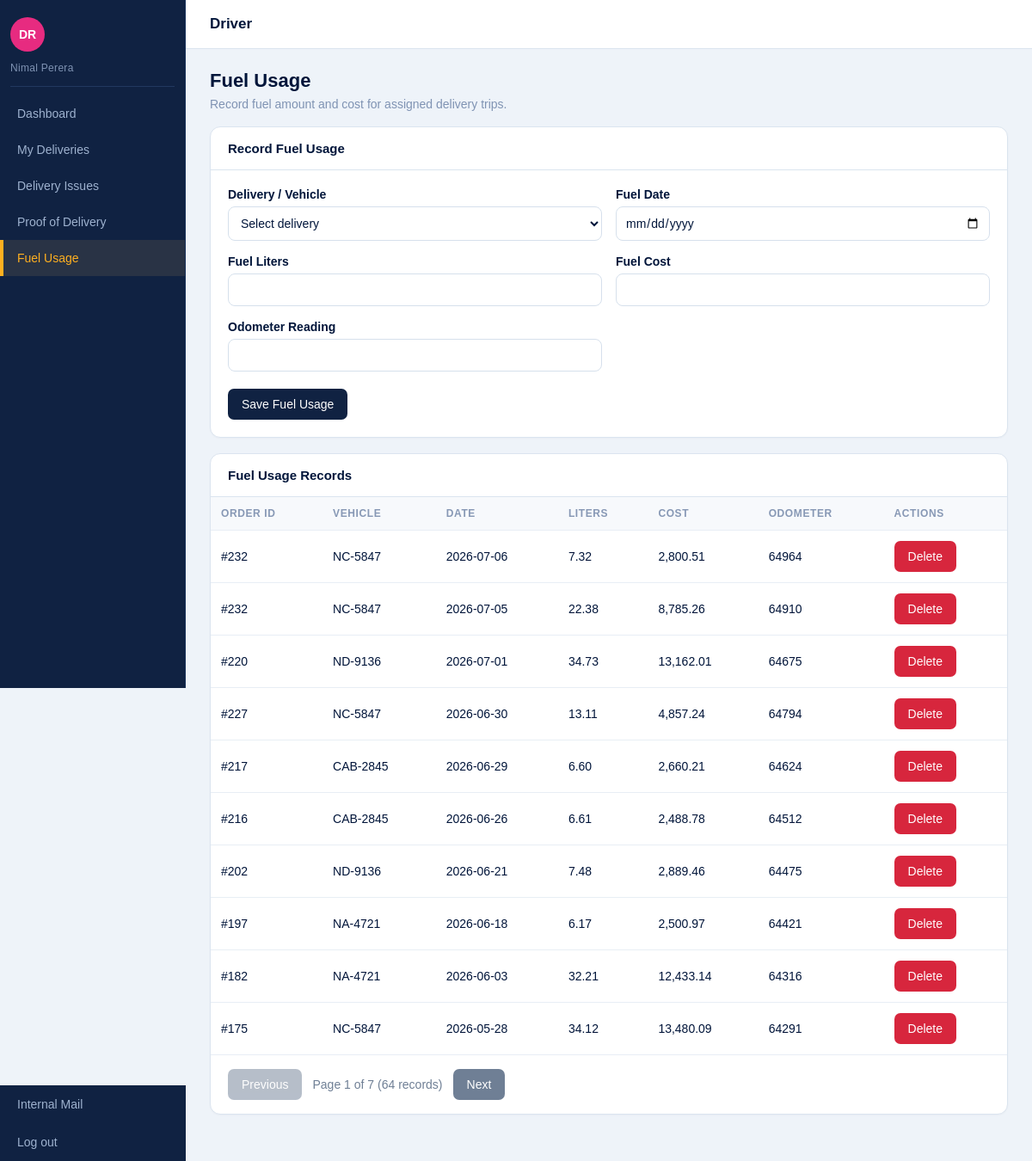
The app's page /codebase/login/roles/driver/fuel_usage.php (signed in) with its own data.
### tables this page shows
CREATE TABLE fuel_usage (
    fuel_id INT AUTO_INCREMENT PRIMARY KEY,
    delivery_id INT NOT NULL,
    driver_id INT NOT NULL,
    fuel_date DATE NOT NULL,
    liters DECIMAL(6,2) NOT NULL,
    cost DECIMAL(10,2) NOT NULL,
    odometer_reading INT,
    FOREIGN KEY (delivery_id) REFERENCES delivery(delivery_id),
    FOREIGN KEY (driver_id) REFERENCES employee(employee_id)
);

CREATE TABLE delivery (
    delivery_id INT AUTO_INCREMENT PRIMARY KEY,
    order_id INT NOT NULL UNIQUE,
    driver_id INT NOT NULL,
    vehicle_id INT NOT NULL,
    scheduled_date DATE NOT NULL,
    route_details TEXT,
    status VARCHAR(30) NOT NULL,
    transport_cost DECIMAL(10,2) NOT NULL,
    FOREIGN KEY (order_id) REFERENCES sales_order(order_id),
    FOREIGN KEY (driver_id) REFERENCES employee(employee_id),
    FOREIGN KEY (vehicle_id) REFERENCES vehicle(vehicle_id)
);

CREATE TABLE vehicle (
    vehicle_id INT AUTO_INCREMENT PRIMARY KEY,
    plate_number VARCHAR(30) NOT NULL UNIQUE,
    vehicle_type VARCHAR(50) NOT NULL,
    capacity VARCHAR(50)
);

### codebase/login/roles/driver/helpers.php (called while the page is built, shortened)
<?php
function getCurrentEmployeeId($connection, $userId)
{
    $statement = mysqli_prepare($connection, "SELECT employee_id FROM employee WHERE user_id = ?");
    mysqli_stmt_bind_param($statement, "i", $userId);
    mysqli_stmt_execute($statement);
    $row = mysqli_fetch_assoc(mysqli_stmt_get_result($statement));
    return $row ? (int) $row["employee_id"] : null;
}

### codebase/login/roles/driver/fuel_usage.php (the view, shortened to what this page needs)
<?php
require_once __DIR__ . '/../../config.php';
require_once __DIR__ . '/../../pagination.php';
require_once __DIR__ . '/helpers.php';
$currentDriverId = getCurrentEmployeeId($connection, (int) $_SESSION["user_id"]);
$perPage = 10;
$totalFuelRecords = countRows(
    $connection,
    "SELECT COUNT(*) FROM fuel_usage fu JOIN delivery d ON d.delivery_id = fu.delivery_id JOIN vehicle v ON v.vehicle_id = d.vehicle_id WHERE fu.driver_id = ?",
    "i",
    [$currentDriverId]
);
$totalFuelPages = max(1, (int) ceil($totalFuelRecords / $perPage));
$currentPage = min(getCurrentPage(), $totalFuelPages);
$offset = ($currentPage - 1) * $perPage;
$fuelRecords = mysqli_query(
    $connection,
    "SELECT fu.fuel_id, d.order_id, v.plate_number, fu.fuel_date, fu.liters, fu.cost, fu.odometer_reading
     FROM fuel_usage fu
     JOIN delivery d ON d.delivery_id = fu.delivery_id
     JOIN vehicle v ON v.vehicle_id = d.vehicle_id
     WHERE fu.driver_id = $currentDriverId
     ORDER BY fu.fuel_date DESC, fu.fuel_id DESC
     LIMIT $perPage OFFSET $offset"
);
?>
<!DOCTYPE html>
<html lang="en">
<head>
  <link rel="stylesheet" href="css/driver_style.css">
</head>
<body>
  <header class="topbar">
    <h1>Driver</h1>
  </header>
  <div class="layout">
    <?php include __DIR__ . '/nav.php'; ?>
    <main class="content">
      <section class="page-title">
        <h2>Fuel Usage</h2>
        <p>Record fuel amount and cost for assigned delivery trips.</p>
      </section>
      <section class="panel">
        <h3>Record Fuel Usage</h3>
        <form method="post" action="fuel_usage.php">
          <div class="form-grid">
            <div class="form-group">
              <label for="deliveryId">Delivery / Vehicle</label>
              <select id="deliveryId" name="delivery_id" required>
                <option value="">Select delivery</option>
              </select>
            </div>
            <div class="form-group">
              <label for="fuelDate">Fuel Date</label>
              <input type="date" id="fuelDate" name="fuel_date" required>
            </div>
            <div class="form-group">
              <label for="liters">Fuel Liters</label>
              <input type="number" id="liters" name="liters" min="0" step="0.01" required>
            </div>
            <div class="form-group">
              <label for="cost">Fuel Cost</label>
              <input type="number" id="cost" name="cost" min="0" step="0.01" required>
            </div>
            <div class="form-group">
              <label for="odometerReading">Odometer Reading</label>
              <input type="number" id="odometerReading" name="odometer_reading" min="0">
            </div>
          </div>
          <div class="button-row"><button class="btn" type="submit">Save Fuel Usage</button></div>
        </form>
      </section>
      <section class="panel">
        <h3>Fuel Usage Records</h3>
        <div class="table-wrapper">
          <table>
            <thead><tr><th>Order ID</th><th>Vehicle</th><th>Date</th><th>Liters</th><th>Cost</th><th>Odometer</th><th>Actions</th></tr></thead>
            <tbody>
              <?php while ($row = mysqli_fetch_assoc($fuelRecords)): ?>
                <tr>
                  <td>#<?= $row["order_id"] ?></td>
                  <td><?= htmlspecialchars($row["plate_number"]) ?></td>
                  <td><?= htmlspecialchars($row["fuel_date"]) ?></td>
                  <td><?= number_format($row["liters"], 2) ?></td>
                  <td><?= number_format($row["cost"], 2) ?></td>
                  <td><?= $row["odometer_reading"] !== null ? (int) $row["odometer_reading"] : "—" ?></td>
                  <td>
                    <form method="post" action="fuel_usage.php" style="display:inline;">
                      <button class="btn danger" type="submit" onclick="return confirm('Delete this fuel usage record?');">Delete</button>
                    </form>
                  </td>
                </tr>
              <?php endwhile; ?>
            </tbody>
          </table>
        </div>
      </section>
    </main>
  </div>
</body>
</html>

### codebase/login/roles/driver/css/driver_style.css (style rules this page uses)
* { box-sizing: border-box; }
body { margin: 0; font-family: Arial, Helvetica, sans-serif; background-color: #eef3f9; color: #00153a; }
.topbar { min-height: 56px; margin-left: 216px; background-color: #ffffff; color: #00153a; border-bottom: 1px solid #dbe4ef; padding: 18px 28px; }
.topbar h1 { margin: 0; font-size: 17px; font-weight: bold; }
.layout { min-height: calc(100vh - 56px); }
.content { margin-left: 216px; padding: 24px 28px 36px; }
.page-title { margin-bottom: 18px; }
.page-title h2 { margin: 0; color: #00153a; font-size: 22px; }
.page-title p { margin: 6px 0 0; color: #7f93b3; font-size: 14px; }
.card, .panel { background-color: #ffffff; border: 1px solid #dbe4ef; border-radius: 12px; box-shadow: 0 1px 2px rgba(16, 34, 66, 0.03); }
.panel { margin-bottom: 18px; overflow: hidden; }
.panel h3 { margin: 0; padding: 16px 20px; border-bottom: 1px solid #dbe4ef; color: #00153a; font-size: 15px; }
.form-grid { display: grid; grid-template-columns: repeat(2, minmax(220px, 1fr)); gap: 16px; padding: 20px; }
.form-group { display: flex; flex-direction: column; }
label { margin-bottom: 6px; color: #00153a; font-size: 14px; font-weight: bold; }
input, select, textarea { width: 100%; padding: 10px; border: 1px solid #d6e0ec; border-radius: 8px; background-color: #ffffff; color: #00153a; font-family: inherit; font-size: 14px; }
.button-row { display: flex; gap: 10px; padding: 0 20px 20px; }
.btn { display: inline-block; padding: 10px 16px; border: none; border-radius: 7px; background-color: #102242; color: #ffffff; font-size: 14px; cursor: pointer; }
.btn.danger { background-color: #d7263d; }
.table-wrapper { overflow-x: auto; }
table { width: 100%; border-collapse: collapse; background-color: #ffffff; }
th, td { padding: 12px; border-bottom: 1px solid #e8eef5; text-align: left; font-size: 14px; }
th { background-color: #f7f9fc; color: #8798b5; font-size: 12px; letter-spacing: 0.6px; text-transform: uppercase; }

### records on screen
fuel_usage: delivery.order_id "232", vehicle.plate_number "NC-5847", fuel_date "2026-07-06", liters "7.32", cost "2,800.51", odometer_reading "64964"
fuel_usage: delivery.order_id "232", vehicle.plate_number "NC-5847", fuel_date "2026-07-05", liters "22.38", cost "8,785.26", odometer_reading "64910"
fuel_usage: delivery.order_id "220", vehicle.plate_number "ND-9136", fuel_date "2026-07-01", liters "34.73", cost "13,162.01", odometer_reading "64675"
fuel_usage: delivery.order_id "227", vehicle.plate_number "NC-5847", fuel_date "2026-06-30", liters "13.11", cost "4,857.24", odometer_reading "64794"
fuel_usage: delivery.order_id "217", vehicle.plate_number "CAB-2845", fuel_date "2026-06-29", liters "6.60", cost "2,660.21", odometer_reading "64624"
fuel_usage: delivery.order_id "216", vehicle.plate_number "CAB-2845", fuel_date "2026-06-26", liters "6.61", cost "2,488.78", odometer_reading "64512"
fuel_usage: delivery.order_id "202", vehicle.plate_number "ND-9136", fuel_date "2026-06-21", liters "7.48", cost "2,889.46", odometer_reading "64475"
fuel_usage: delivery.order_id "197", vehicle.plate_number "NA-4721", fuel_date "2026-06-18", liters "6.17", cost "2,500.97", odometer_reading "64421"
fuel_usage: delivery.order_id "182", vehicle.plate_number "NA-4721", fuel_date "2026-06-03", liters "32.21", cost "12,433.14", odometer_reading "64316"
fuel_usage: delivery.order_id "175", vehicle.plate_number "NC-5847", fuel_date "2026-05-28", liters "34.12", cost "13,480.09", odometer_reading "64291"

### other values on screen
$_SESSION["full_name"] "Nimal Perera"
$item[0] "Dashboard"
$item[0] "My Deliveries"
$item[0] "Delivery Issues"
$item[0] "Proof of Delivery"
$item[0] "Fuel Usage"
$page "1"
$totalPages "7"
$totalRows "64"
